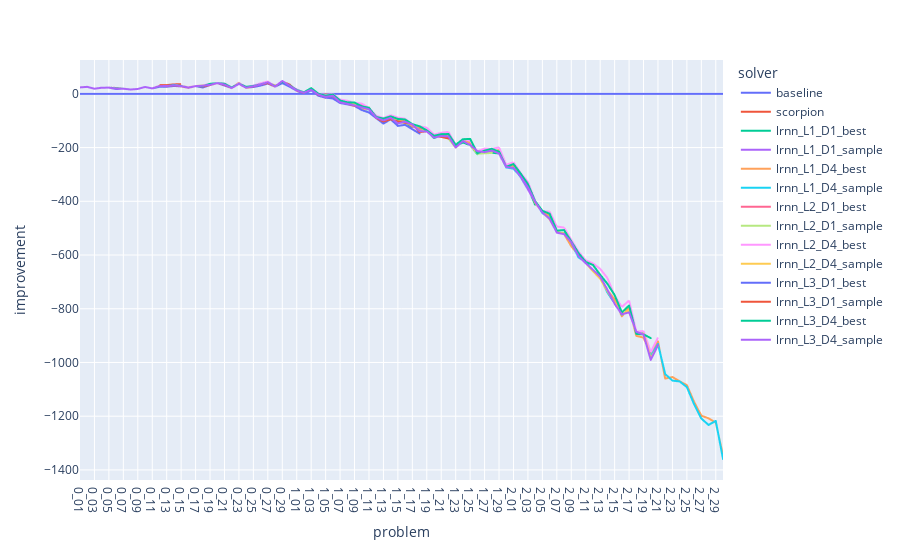
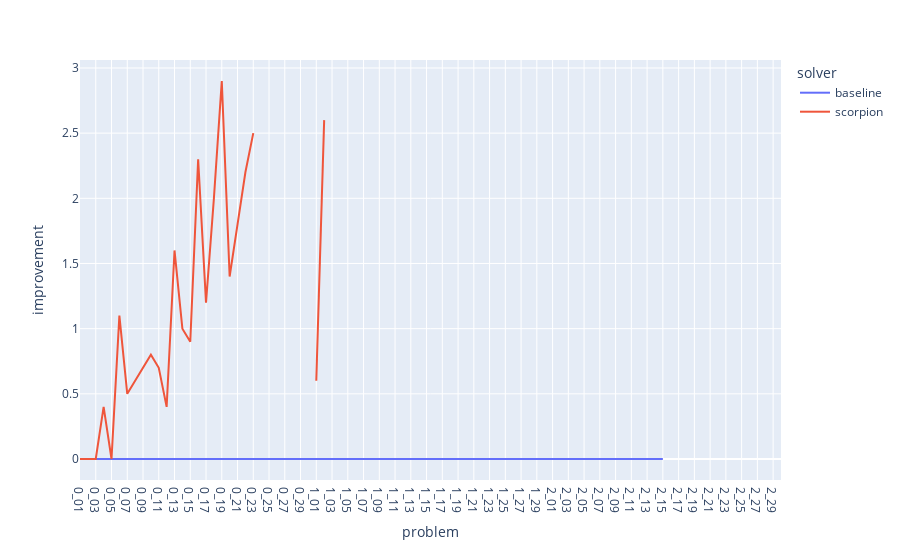
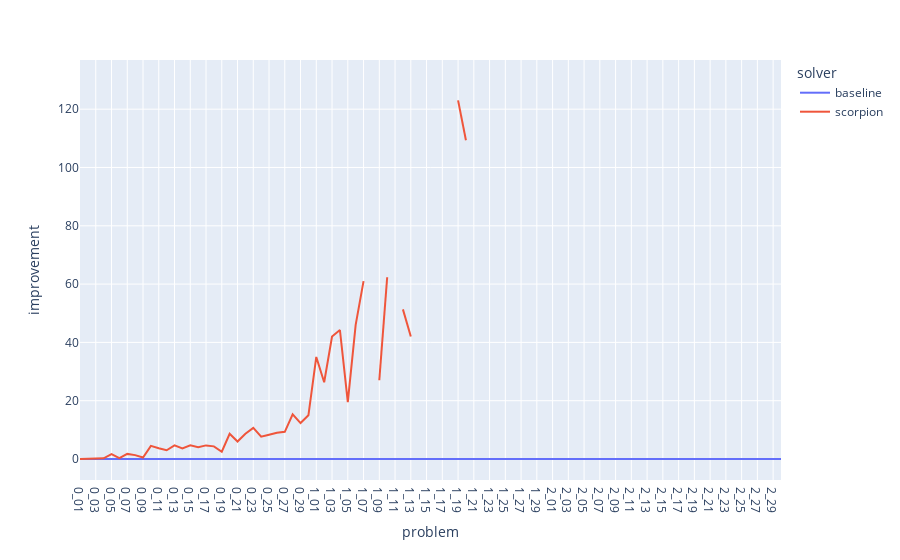
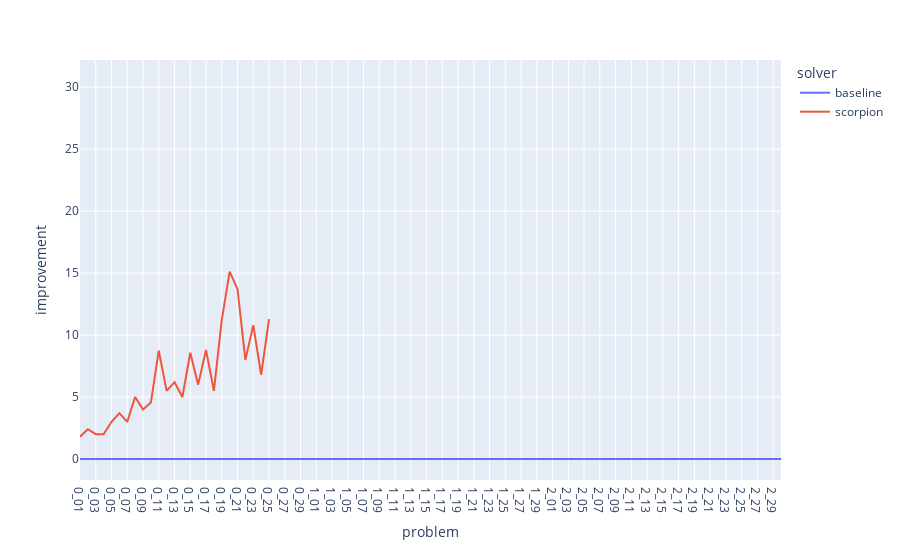

Notebook code cell kept with these figures, in order:
### Markdown cell above
# Absolute difference plots

### Code cell
plot_difference(absolute=True)

### Figure 1 — Plotly figure (JSON) as saved in the notebook; plotly's stock layout.template omitted (floating-point values rounded to 4 significant figures)
{"data": [{"hovertemplate": "solver=baseline<br>problem=%{x}<br>improvement=%{y}<extra></extra>", "legendgroup": "baseline", "line": {"color": "#636efa", "dash": "solid"}, "marker": {"symbol": "circle"}, "mode": "lines", "name": "baseline", "showlegend": true, "type": "scattergl", "x": ["0_01", "0_02", "0_03", "0_04", "0_05", "0_06", "0_07", "0_08", "0_09", "0_10", "0_11", "0_12", "0_13", "0_14", "0_15", "0_16", "0_17", "0_18", "0_19", "0_20", "0_21", "0_22", "0_23", "0_24", "0_25", "0_26", "0_27", "0_28", "0_29", "0_30", "1_01", "1_02", "1_03", "1_04", "1_05", "1_06", "1_07", "1_08", "1_09", "1_10", "1_11", "1_12", "1_13", "1_14", "1_15", "1_16", "1_17", "1_18", "1_19", "1_20", "1_21", "1_22", "1_23", "1_24", "1_25", "1_26", "1_27", "1_28", "1_29", "1_30", "2_01", "2_02", "2_03", "2_04", "2_05", "2_06", "2_07", "2_08", "2_09", "2_10", "2_11", "2_12", "2_13", "2_14", "2_15", "2_16", "2_17", "2_18", "2_19", "2_20", "2_21", "2_22", "2_23", "2_24", "2_25", "2_26", "2_27", "2_28", "2_29", "2_30"], "xaxis": "x", "y": [0, 0, 0, 0, 0, 0, 0, 0, 0, 0, 0, 0, 0, 0, 0, 0, 0, 0, 0, 0, 0, 0, 0, 0, 0, 0, 0, 0, 0, 0, 0, 0, 0, 0, 0, 0, 0, 0, 0, 0, 0, 0, 0, 0, 0, 0, 0, 0, 0, 0, 0, 0, 0, 0, 0, 0, 0, 0, 0, 0, 0, 0, 0, 0, 0, 0, 0, 0, 0, 0, 0, 0, 0, 0, 0, 0, 0, 0, 0, 0, 0, 0, 0, 0, 0, 0, 0, 0, 0, 0], "yaxis": "y"}, {"hovertemplate": "solver=scorpion<br>problem=%{x}<br>improvement=%{y}<extra></extra>", "legendgroup": "scorpion", "line": {"color": "#EF553B", "dash": "solid"}, "marker": {"symbol": "circle"}, "mode": "lines", "name": "scorpion", "showlegend": true, "type": "scattergl", "x": ["0_01", "0_02", "0_03", "0_04", "0_05", "0_06", "0_07", "0_08", "0_09", "0_10", "0_11", "0_12", "0_13", "0_14", "0_15", "0_16", "0_17", "0_18", "0_19", "0_20", "0_21", "0_22", "0_23", "0_24", "0_25", "0_26", "0_27", "0_28", "0_29", "0_30", "1_01", "1_02", "1_03", "1_04", "1_05", "1_06", "1_07", "1_08", "1_09", "1_10", "1_11", "1_12", "1_13", "1_14", "1_15", "1_16", "1_17", "1_18", "1_19", "1_20", "1_21", "1_22", "1_23", "1_24", "1_25", "1_26", "1_27", "1_28", "1_29", "1_30", "2_01", "2_02", "2_03", "2_04", "2_05", "2_06", "2_07", "2_08", "2_09", "2_10", "2_11", "2_12", "2_13", "2_14", "2_15", "2_16", "2_17", "2_18", "2_19", "2_20", "2_21", "2_22", "2_23", "2_24", "2_25", "2_26", "2_27", "2_28", "2_29", "2_30"], "xaxis": "x", "y": [24, 26, 19, 22.8, 23, 21.8, 19.2, 16.2, 18.2, 25.6, null, 32.2, 32.4, 35.4, 35.8, null, null, 35.6, null, null, null, null, null, null, null, null, null, null, null, null, null, null, null, null, null, null, null, null, null, null, null, null, null, null, null, null, null, null, null, null, null, null, null, null, null, null, null, null, null, null, null, null, null, null, null, null, null, null, null, null, null, null, null, null, null, null, null, null, null, null, null, null, null, null, null, null, null, null, null, null], "yaxis": "y"}, {"hovertemplate": "solver=lrnn_L1_D1_best<br>problem=%{x}<br>improvement=%{y}<extra></extra>", "legendgroup": "lrnn_L1_D1_best", "line": {"color": "#00cc96", "dash": "solid"}, "marker": {"symbol": "circle"}, "mode": "lines", "name": "lrnn_L1_D1_best", "showlegend": true, "type": "scattergl", "x": ["0_01", "0_02", "0_03", "0_04", "0_05", "0_06", "0_07", "0_08", "0_09", "0_10", "0_11", "0_12", "0_13", "0_14", "0_15", "0_16", "0_17", "0_18", "0_19", "0_20", "0_21", "0_22", "0_23", "0_24", "0_25", "0_26", "0_27", "0_28", "0_29", "0_30", "1_01", "1_02", "1_03", "1_04", "1_05", "1_06", "1_07", "1_08", "1_09", "1_10", "1_11", "1_12", "1_13", "1_14", "1_15", "1_16", "1_17", "1_18", "1_19", "1_20", "1_21", "1_22", "1_23", "1_24", "1_25", "1_26", "1_27", "1_28", "1_29", "1_30", "2_01", "2_02", "2_03", "2_04"], "xaxis": "x", "y": [24, 26, 19, 22.8, 23, 19.8, 19.2, 16.2, 18.2, 25.6, 20.2, 28.2, 28.4, 31.4, 29.13, 23.73, 28.8, 29.6, 32.6, 40, 37, 23.6, 39.87, 25.4, 29.4, 32.13, 41.53, 28.33, 41.8, 29.47, 13.6, 1.133, 19.2, -3.867, -7.333, -3.2, -24.87, -31, -35.67, -46.87, -55.4, -90.87, -94.8, -93.93, -96.07, -106.1, -122.9, -121.3, -138.2, -164.8, -154.2, -145.5, -193.7, -181, -191.1, -224.8, -210.9, -219.1, -221.9, -274.2, -274.7, -305.9, -349.5, -412.8], "yaxis": "y"}, {"hovertemplate": "solver=lrnn_L1_D1_sample<br>problem=%{x}<br>improvement=%{y}<extra></extra>", "legendgroup": "lrnn_L1_D1_sample", "line": {"color": "#ab63fa", "dash": "solid"}, "marker": {"symbol": "circle"}, "mode": "lines", "name": "lrnn_L1_D1_sample", "showlegend": true, "type": "scattergl", "x": ["0_01", "0_02", "0_03", "0_04", "0_05", "0_06", "0_07", "0_08", "0_09", "0_10", "0_11", "0_12", "0_13", "0_14", "0_15", "0_16", "0_17", "0_18", "0_19", "0_20", "0_21", "0_22", "0_23", "0_24", "0_25", "0_26", "0_27", "0_28", "0_29", "0_30", "1_01", "1_02", "1_03", "1_04", "1_05", "1_06", "1_07", "1_08", "1_09", "1_10", "1_11", "1_12", "1_13", "1_14", "1_15", "1_16", "1_17", "1_18", "1_19", "1_20", "1_21", "1_22", "1_23", "1_24", "1_25", "1_26", "1_27", "1_28", "1_29", "1_30", "2_01", "2_02", "2_03", "2_04"], "xaxis": "x", "y": [24, 26, 19, 22.8, 23, 18.8, 19.2, 16.2, 18.2, 25.6, 20.2, 28.87, 28.4, 32.07, 27.8, 23.07, 28.8, 30.93, 34.6, 40, 33, 21.6, 37.2, 22.07, 26.73, 34.13, 44.2, 27, 47.8, 31.47, 12.27, 3.8, 16.53, -3.2, -10.67, -8.533, -29.53, -32.33, -42.33, -51.53, -56.73, -88.2, -101.5, -91.27, -108.1, -106.1, -114.9, -136.7, -137.5, -160.1, -158.9, -160.2, -199.1, -170.3, -187.7, -215.5, -220.9, -212.5, -215.9, -273.5, -273.4, -310.5, -355.5, -403.8], "yaxis": "y"}, {"hovertemplate": "solver=lrnn_L1_D4_best<br>problem=%{x}<br>improvement=%{y}<extra></extra>", "legendgroup": "lrnn_L1_D4_best", "line": {"color": "#FFA15A", "dash": "solid"}, "marker": {"symbol": "circle"}, "mode": "lines", "name": "lrnn_L1_D4_best", "showlegend": true, "type": "scattergl", "x": ["0_01", "0_02", "0_03", "0_04", "0_05", "0_06", "0_07", "0_08", "0_09", "0_10", "0_11", "0_12", "0_13", "0_14", "0_15", "0_16", "0_17", "0_18", "0_19", "0_20", "0_21", "0_22", "0_23", "0_24", "0_25", "0_26", "0_27", "0_28", "0_29", "0_30", "1_01", "1_02", "1_03", "1_04", "1_05", "1_06", "1_07", "1_08", "1_09", "1_10", "1_11", "1_12", "1_13", "1_14", "1_15", "1_16", "1_17", "1_18", "1_19", "1_20", "1_21", "1_22", "1_23", "1_24", "1_25", "1_26", "1_27", "1_28", "1_29", "1_30", "2_01", "2_02", "2_03", "2_04", "2_05", "2_06", "2_07", "2_08", "2_09", "2_10", "2_11", "2_12", "2_13", "2_14", "2_15", "2_16", "2_17", "2_18", "2_19", "2_20", "2_21", "2_22", "2_23", "2_24", "2_25", "2_26", "2_27", "2_28", "2_29", "2_30"], "xaxis": "x", "y": [24, 26, 19, 22.8, 23, 21.13, 19.2, 16.2, 18.2, 25.6, 20.2, 29.53, 27.73, 31.4, 29.8, 24.4, 28.8, 28.27, 32.6, 40, 37, 23.6, 41.2, 24.73, 29.4, 34.13, 44.2, 30.33, 41.8, 34.13, 13.6, 1.8, 21.2, -3.2, -2, -3.2, -32.2, -29, -35.67, -42.87, -52.07, -88.2, -91.47, -88.6, -94.73, -102.1, -118.3, -124.7, -137.5, -159.5, -146.2, -150.2, -191.1, -173.7, -182.4, -217.5, -208.3, -215.1, -209.3, -274.2, -266.1, -302.5, -342.8, -405.8, -441.2, -453.1, -516.6, -521.7, -567.4, -600.7, -629.9, -656.9, -682.1, -731.1, -765.4, -828.2, -796, -900.9, -907.5, -970.1, -921.3, -1060.0, -1054.0, -1070, -1084.0, -1147.0, -1198.0, -1208.0, -1224.0, -1345.0], "yaxis": "y"}, {"hovertemplate": "solver=lrnn_L1_D4_sample<br>problem=%{x}<br>improvement=%{y}<extra></extra>", "legendgroup": "lrnn_L1_D4_sample", "line": {"color": "#19d3f3", "dash": "solid"}, "marker": {"symbol": "circle"}, "mode": "lines", "name": "lrnn_L1_D4_sample", "showlegend": true, "type": "scattergl", "x": ["0_01", "0_02", "0_03", "0_04", "0_05", "0_06", "0_07", "0_08", "0_09", "0_10", "0_11", "0_12", "0_13", "0_14", "0_15", "0_16", "0_17", "0_18", "0_19", "0_20", "0_21", "0_22", "0_23", "0_24", "0_25", "0_26", "0_27", "0_28", "0_29", "0_30", "1_01", "1_02", "1_03", "1_04", "1_05", "1_06", "1_07", "1_08", "1_09", "1_10", "1_11", "1_12", "1_13", "1_14", "1_15", "1_16", "1_17", "1_18", "1_19", "1_20", "1_21", "1_22", "1_23", "1_24", "1_25", "1_26", "1_27", "1_28", "1_29", "1_30", "2_01", "2_02", "2_03", "2_04", "2_05", "2_06", "2_07", "2_08", "2_09", "2_10", "2_11", "2_12", "2_13", "2_14", "2_15", "2_16", "2_17", "2_18", "2_19", "2_20", "2_21", "2_22", "2_23", "2_24", "2_25", "2_26", "2_27", "2_28", "2_29", "2_30"], "xaxis": "x", "y": [24, 26, 19, 22.8, 23, 19.13, 19.2, 16.2, 18.2, 25.6, 20.2, 28.87, 27.73, 32.07, 28.47, 23.07, 28.8, 30.93, 34.6, 40, 33, 21.6, 37.2, 22.07, 26.07, 34.8, 43.53, 27, 45.8, 30.8, 11.6, 3.8, 13.2, -3.2, -9.333, -9.867, -29.53, -33.67, -43.67, -54.87, -58.73, -87.53, -102.8, -89.27, -105.4, -108.1, -115.6, -137.3, -137.5, -159.5, -159.5, -160.2, -197.7, -173, -191.7, -220.1, -215.6, -211.8, -217.9, -274.2, -278.7, -308.5, -348.8, -400.5, -443.9, -463.1, -516.6, -517.7, -554.1, -608.7, -627.2, -657.6, -683.5, -739.7, -780.1, -822.2, -808, -888.3, -888.1, -976.7, -931.3, -1043.0, -1068.0, -1071.0, -1092.0, -1156.0, -1209.0, -1233.0, -1217.0, -1359.0], "yaxis": "y"}, {"hovertemplate": "solver=lrnn_L2_D1_best<br>problem=%{x}<br>improvement=%{y}<extra></extra>", "legendgroup": "lrnn_L2_D1_best", "line": {"color": "#FF6692", "dash": "solid"}, "marker": {"symbol": "circle"}, "mode": "lines", "name": "lrnn_L2_D1_best", "showlegend": true, "type": "scattergl", "x": ["0_01", "0_02", "0_03", "0_04", "0_05", "0_06", "0_07", "0_08", "0_09", "0_10", "0_11", "0_12", "0_13", "0_14", "0_15", "0_16", "0_17", "0_18", "0_19", "0_20", "0_21", "0_22", "0_23", "0_24", "0_25", "0_26", "0_27", "0_28", "0_29", "0_30", "1_01", "1_02", "1_03", "1_04", "1_05", "1_06", "1_07", "1_08", "1_09", "1_10", "1_11", "1_12", "1_13", "1_14", "1_15", "1_16", "1_17", "1_18", "1_19", "1_20", "1_22"], "xaxis": "x", "y": [24, 26, 19, 22.8, 23, 19.8, 19.2, 16.2, 18.2, 25.6, 20.2, 28.87, 27.73, 32.73, 29.13, 23.73, 28.8, 30.93, 33.93, 40, 36.33, 22.93, 39.87, 25.4, 29.4, 34.8, 42.2, 28.33, 45.13, 30.13, 11.6, 0.8, 16.2, -6.2, -15, -2.533, -26.87, -29, -37, -43.53, -52.4, -89.2, -100.8, -93.6, -105.4, -103.4, -121.6, -131, -134.2, -162.8, -150.2], "yaxis": "y"}, {"hovertemplate": "solver=lrnn_L2_D1_sample<br>problem=%{x}<br>improvement=%{y}<extra></extra>", "legendgroup": "lrnn_L2_D1_sample", "line": {"color": "#B6E880", "dash": "solid"}, "marker": {"symbol": "circle"}, "mode": "lines", "name": "lrnn_L2_D1_sample", "showlegend": true, "type": "scattergl", "x": ["0_01", "0_02", "0_03", "0_04", "0_05", "0_06", "0_07", "0_08", "0_09", "0_10", "0_11", "0_12", "0_13", "0_14", "0_15", "0_16", "0_17", "0_18", "0_19", "0_20", "0_21", "0_22", "0_23", "0_24", "0_25", "0_26", "0_27", "0_28", "0_29", "0_30", "1_01", "1_02", "1_03", "1_04", "1_05", "1_06", "1_07", "1_08", "1_09", "1_10", "1_11", "1_12", "1_13", "1_14", "1_15", "1_16", "1_17", "1_18", "1_19", "1_20", "1_21", "1_22", "1_23", "1_24", "1_25", "1_26", "1_28"], "xaxis": "x", "y": [24, 26, 19, 22.8, 23, 19.13, 19.2, 16.2, 18.2, 25.6, 20.2, 28.2, 27.4, 32.07, 28.8, 22.4, 28.8, 31.6, 33.6, 40, 35, 21.6, 37.2, 22.4, 26.4, 34.8, 40.2, 27, 47.8, 27.8, 11.6, 4.467, 15.2, -1.867, -10.67, -5.2, -25.2, -34, -38, -50.2, -55.4, -90.2, -97.8, -84.6, -105.4, -109.4, -114.6, -137, -136.2, -160.8, -158.2, -166.2, -200.4, -175, -190.4, -222.8, -219.8], "yaxis": "y"}, {"hovertemplate": "solver=lrnn_L2_D4_best<br>problem=%{x}<br>improvement=%{y}<extra></extra>", "legendgroup": "lrnn_L2_D4_best", "line": {"color": "#FF97FF", "dash": "solid"}, "marker": {"symbol": "circle"}, "mode": "lines", "name": "lrnn_L2_D4_best", "showlegend": true, "type": "scattergl", "x": ["0_01", "0_02", "0_03", "0_04", "0_05", "0_06", "0_07", "0_08", "0_09", "0_10", "0_11", "0_12", "0_13", "0_14", "0_15", "0_16", "0_17", "0_18", "0_19", "0_20", "0_21", "0_22", "0_23", "0_24", "0_25", "0_26", "0_27", "0_28", "0_29", "0_30", "1_01", "1_02", "1_03", "1_04", "1_05", "1_06", "1_07", "1_08", "1_09", "1_10", "1_11", "1_12", "1_13", "1_14", "1_15", "1_16", "1_17", "1_18", "1_19", "1_20", "1_21", "1_22", "1_23", "1_24", "1_25", "1_26", "1_27", "1_28", "1_29", "1_30", "2_01", "2_02", "2_03", "2_04", "2_05", "2_06", "2_07", "2_08", "2_09", "2_10", "2_11", "2_12", "2_13", "2_14", "2_15", "2_16", "2_17", "2_18", "2_19", "2_20", "2_21", "2_22", "2_23", "2_24", "2_25", "2_26", "2_27", "2_28", "2_29", "2_30"], "xaxis": "x", "y": [24, 26, 19, 22.8, 23, 21.13, 19.2, 16.2, 18.2, 25.6, 20.2, 28.2, 27.73, 34.07, 29.8, 23.73, 28.8, 30.93, 37.27, 40, 39, 23.6, 39.87, 26.07, 30.73, 39.47, 46.2, 27.67, 47.8, 31.47, 16.93, 3.8, 19.87, 1.467, -4.667, -0.5333, -21.53, -25.67, -33.67, -36.2, -52.73, -81.53, -90.13, -79.27, -88.73, -92.73, -114.9, -120.7, -126.2, -151.5, -144.9, -141.5, -190.4, -168.3, -174.4, -214.1, -203.6, -205.1, -199.3, -264.2, -254.7, -295.2, -328.1, -398.5, -437.2, -438.4, -493.9, -497.7, -543.4, -587.4, -619.9, -630.9, -651.5, -685.7, -751.4, -793.5, -769.3, -885.6, -882.8, -961.4, -907, null, null, null, null, null, null, null, null, null], "yaxis": "y"}, {"hovertemplate": "solver=lrnn_L2_D4_sample<br>problem=%{x}<br>improvement=%{y}<extra></extra>", "legendgroup": "lrnn_L2_D4_sample", "line": {"color": "#FECB52", "dash": "solid"}, "marker": {"symbol": "circle"}, "mode": "lines", "name": "lrnn_L2_D4_sample", "showlegend": true, "type": "scattergl", "x": ["0_01", "0_02", "0_03", "0_04", "0_05", "0_06", "0_07", "0_08", "0_09", "0_10", "0_11", "0_12", "0_13", "0_14", "0_15", "0_16", "0_17", "0_18", "0_19", "0_20", "0_21", "0_22", "0_23", "0_24", "0_25", "0_26", "0_27", "0_28", "0_29", "0_30", "1_01", "1_02", "1_03", "1_04", "1_05", "1_06", "1_07", "1_08", "1_09", "1_10", "1_11", "1_12", "1_13", "1_14", "1_15", "1_16", "1_17", "1_18", "1_19", "1_20", "1_21", "1_22", "1_23", "1_24", "1_25", "1_26", "1_27", "1_28", "1_29", "1_30", "2_01", "2_02", "2_03", "2_04", "2_05", "2_06", "2_07", "2_08", "2_09", "2_10", "2_11", "2_12", "2_13", "2_14", "2_15", "2_16", "2_17", "2_18", "2_19", "2_20", "2_21", "2_22", "2_23", "2_24", "2_25", "2_26", "2_27", "2_28", "2_29", "2_30"], "xaxis": "x", "y": [24, 26, 19, 22.8, 23, 19.13, 19.2, 16.2, 18.2, 25.6, 20.2, 28.2, 27.73, 32.07, 28.47, 23.07, 28.8, 30.93, 33.93, 40, 35, 21.6, 37.2, 22.07, 26.07, 33.47, 42.87, 27, 47.8, 27.47, 12.27, 4.467, 15.2, -1.867, -10.67, -8.533, -28.87, -35.67, -39.67, -56.2, -57.4, -88.2, -98.8, -85.93, -108.7, -105.4, -115.6, -139.3, -136.9, -159.5, -157.5, -160.9, -200.4, -174.3, -189.7, -218.1, -214.3, -209.8, -219.9, -271.5, -274.7, -305.9, -345.5, -403.8, -441.2, -467.1, -515.3, -519.1, -552.7, -600.7, -629.9, -660.3, -688.1, -734.4, -778.1, -820.2, -806, -892.3, -892.1, -983.4, -938, null, null, null, null, null, null, null, null, null], "yaxis": "y"}, {"hovertemplate": "solver=lrnn_L3_D1_best<br>problem=%{x}<br>improvement=%{y}<extra></extra>", "legendgroup": "lrnn_L3_D1_best", "line": {"color": "#636efa", "dash": "solid"}, "marker": {"symbol": "circle"}, "mode": "lines", "name": "lrnn_L3_D1_best", "showlegend": true, "type": "scattergl", "x": ["0_01", "0_02", "0_03", "0_04", "0_05", "0_06", "0_07", "0_08", "0_09", "0_10", "0_11", "0_12", "0_13", "0_14", "0_15", "0_16", "0_17", "0_18", "0_19", "0_20", "0_21", "0_22", "0_23", "0_24", "0_25", "0_26", "0_27", "0_28", "0_29", "0_30", "1_01", "1_02", "1_03", "1_04", "1_05", "1_06", "1_07", "1_08", "1_09", "1_10", "1_11", "1_12", "1_13", "1_14", "1_15", "1_16", "1_18"], "xaxis": "x", "y": [24, 26, 19, 22.8, 23, 17.8, 19.2, 16.2, 18.2, 25.6, 20.2, 26.2, 26.4, 29.4, 27.8, 22.4, 28.8, 23.6, 32.6, 40, 31, 21.6, 37.2, 23.4, 25.4, 30.8, 38.2, 27, 39.8, 26.8, 11.6, -0.2, 13.2, -7.2, -14, -17.2, -34.2, -39, -45, -60.2, -69.4, -90.2, -110.8, -94.6, -119.4, -115.4, -148], "yaxis": "y"}, {"hovertemplate": "solver=lrnn_L3_D1_sample<br>problem=%{x}<br>improvement=%{y}<extra></extra>", "legendgroup": "lrnn_L3_D1_sample", "line": {"color": "#EF553B", "dash": "solid"}, "marker": {"symbol": "circle"}, "mode": "lines", "name": "lrnn_L3_D1_sample", "showlegend": true, "type": "scattergl", "x": ["0_01", "0_02", "0_03", "0_04", "0_05", "0_06", "0_07", "0_08", "0_09", "0_10", "0_11", "0_12", "0_13", "0_14", "0_15", "0_16", "0_17", "0_18", "0_19", "0_20", "0_21", "0_22", "0_23", "0_24", "0_25", "0_26", "0_27", "0_28", "0_29", "0_30", "1_01", "1_02", "1_03", "1_04", "1_05", "1_06", "1_07", "1_08", "1_09", "1_10", "1_11", "1_12", "1_13", "1_14", "1_15", "1_16", "1_17", "1_18", "1_19", "1_20", "1_21", "1_22"], "xaxis": "x", "y": [24, 26, 19, 22.8, 23, 19.8, 19.2, 16.2, 18.2, 25.6, 20.2, 29.2, 28.4, 31.4, 27.8, 22.4, 28.8, 27.6, 32.6, 40, 33, 21.6, 37.2, 22.4, 27.4, 34.8, 40.2, 27, 45.8, 34.8, 11.6, 3.8, 16.2, -4.2, -11, -8.2, -31.2, -37, -45, -48.2, -51.4, -90.2, -102.8, -94.6, -103.4, -107.4, -113.6, -142, -140.2, -158.8, -160.2, -166.2], "yaxis": "y"}, {"hovertemplate": "solver=lrnn_L3_D4_best<br>problem=%{x}<br>improvement=%{y}<extra></extra>", "legendgroup": "lrnn_L3_D4_best", "line": {"color": "#00cc96", "dash": "solid"}, "marker": {"symbol": "circle"}, "mode": "lines", "name": "lrnn_L3_D4_best", "showlegend": true, "type": "scattergl", "x": ["0_01", "0_02", "0_03", "0_04", "0_05", "0_06", "0_07", "0_08", "0_09", "0_10", "0_11", "0_12", "0_13", "0_14", "0_15", "0_16", "0_17", "0_18", "0_19", "0_20", "0_21", "0_22", "0_23", "0_24", "0_25", "0_26", "0_27", "0_28", "0_29", "0_30", "1_01", "1_02", "1_03", "1_04", "1_05", "1_06", "1_07", "1_08", "1_09", "1_10", "1_11", "1_12", "1_13", "1_14", "1_15", "1_16", "1_17", "1_18", "1_19", "1_20", "1_21", "1_22", "1_23", "1_24", "1_25", "1_26", "1_27", "1_28", "1_29", "1_30", "2_01", "2_02", "2_03", "2_04", "2_05", "2_06", "2_07", "2_08", "2_09", "2_10", "2_11", "2_12", "2_13", "2_14", "2_15", "2_16", "2_17", "2_18", "2_19", "2_20"], "xaxis": "x", "y": [24, 26, 19, 22.8, 23, 20.47, 19.2, 16.2, 18.2, 25.6, 20.2, 28.2, 29.07, 33.4, 29.13, 23.07, 28.8, 28.93, 37.27, 40, 37.67, 23.6, 37.87, 26.07, 29.4, 35.47, 42.87, 28.33, 45.13, 32.13, 14.27, 5.8, 21.2, 0.1333, -6.667, -2.533, -24.87, -31.67, -32.33, -46.2, -52.07, -86.2, -92.13, -83.93, -93.4, -95.4, -112.9, -120.7, -136.2, -156.1, -150.2, -149.5, -189.7, -169, -167.7, -220.8, -211.6, -204.5, -215.3, -271.5, -261.4, -297.2, -336.1, -399.8, -435.2, -446.4, -509.3, -507.1, -549.4, -592.7, -625.9, -636.9, -673.5, -707.1, -749.4, -813.5, -788, -893.6, -895.5, -909.4], "yaxis": "y"}, {"hovertemplate": "solver=lrnn_L3_D4_sample<br>problem=%{x}<br>improvement=%{y}<extra></extra>", "legendgroup": "lrnn_L3_D4_sample", "line": {"color": "#ab63fa", "dash": "solid"}, "marker": {"symbol": "circle"}, "mode": "lines", "name": "lrnn_L3_D4_sample", "showlegend": true, "type": "scattergl", "x": ["0_01", "0_02", "0_03", "0_04", "0_05", "0_06", "0_07", "0_08", "0_09", "0_10", "0_11", "0_12", "0_13", "0_14", "0_15", "0_16", "0_17", "0_18", "0_19", "0_20", "0_21", "0_22", "0_23", "0_24", "0_25", "0_26", "0_27", "0_28", "0_29", "0_30", "1_01", "1_02", "1_03", "1_04", "1_05", "1_06", "1_07", "1_08", "1_09", "1_10", "1_11", "1_12", "1_13", "1_14", "1_15", "1_16", "1_17", "1_18", "1_19", "1_20", "1_21", "1_22", "1_23", "1_24", "1_25", "1_26", "1_27", "1_28", "1_29", "1_30", "2_01", "2_02", "2_03", "2_04", "2_05", "2_06", "2_07", "2_08", "2_09", "2_10", "2_11", "2_12", "2_13", "2_14", "2_15", "2_16", "2_17", "2_18", "2_19", "2_20", "2_21"], "xaxis": "x", "y": [24, 26, 19, 22.8, 23, 19.13, 19.2, 16.2, 18.2, 25.6, 20.2, 28.87, 29.07, 32.07, 28.47, 23.07, 28.8, 30.27, 33.27, 40, 34.33, 21.6, 37.2, 22.73, 28.07, 34.8, 42.87, 27, 47.8, 30.8, 12.27, 4.467, 15.2, -3.2, -11.33, -7.2, -31.53, -37, -43, -50.87, -57.4, -88.87, -98.8, -89.27, -110.1, -104.1, -114.3, -138.7, -140.2, -162.8, -156.9, -158.9, -199.7, -175.7, -190.4, -213.5, -216.9, -211.1, -221.9, -272.2, -275.4, -307.9, -348.1, -402.5, -441.9, -465.1, -516.6, -522.4, -552.1, -604.1, -630.5, -654.9, -680.8, -729.1, -782.1, -820.9, -813.3, -885.6, -896.1, -990.4, -935], "yaxis": "y"}], "layout": {"legend": {"title": {"text": "solver"}, "tracegroupgap": 0}, "margin": {"t": 60}, "xaxis": {"anchor": "y", "domain": [0, 1], "title": {"text": "problem"}}, "yaxis": {"anchor": "x", "domain": [0, 1], "title": {"text": "improvement"}}}}

### Figure 2 — Plotly figure (JSON) as saved in the notebook; plotly's stock layout.template omitted (floating-point values rounded to 4 significant figures)
{"data": [{"hovertemplate": "solver=baseline<br>problem=%{x}<br>improvement=%{y}<extra></extra>", "legendgroup": "baseline", "line": {"color": "#636efa", "dash": "solid"}, "marker": {"symbol": "circle"}, "mode": "lines", "name": "baseline", "orientation": "v", "showlegend": true, "type": "scatter", "x": ["0_01", "0_02", "0_03", "0_04", "0_05", "0_06", "0_07", "0_08", "0_09", "0_10", "0_11", "0_12", "0_13", "0_14", "0_15", "0_16", "0_17", "0_18", "0_19", "0_20", "0_21", "0_22", "0_23", "0_24", "0_25", "0_26", "0_27", "0_28", "0_29", "0_30", "1_01", "1_02", "1_03", "1_04", "1_05", "1_06", "1_07", "1_08", "1_09", "1_10", "1_11", "1_12", "1_13", "1_14", "1_15", "1_16", "1_17", "1_18", "1_19", "1_20", "1_21", "1_22", "1_23", "1_24", "1_25", "1_26", "1_27", "1_28", "1_29", "1_30", "2_01", "2_02", "2_03", "2_04", "2_05", "2_06", "2_07", "2_08", "2_09", "2_10", "2_11", "2_12", "2_13", "2_14", "2_15", "2_16", "2_17", "2_18", "2_19", "2_20", "2_21", "2_22", "2_23", "2_24", "2_25", "2_26", "2_27", "2_28", "2_29", "2_30"], "xaxis": "x", "y": [0, 0, 0, 0, 0, 0, 0, 0, 0, 0, 0, 0, 0, 0, 0, 0, 0, 0, 0, 0, 0, 0, 0, 0, 0, 0, 0, 0, 0, 0, 0, 0, 0, 0, 0, 0, 0, 0, 0, 0, 0, 0, 0, 0, 0, 0, 0, 0, 0, 0, 0, 0, 0, 0, 0, 0, 0, 0, 0, 0, 0, 0, 0, 0, 0, 0, 0, 0, 0, 0, 0, 0, 0, 0, 0, null, null, null, null, null, null, null, null, null, null, null, null, null, null, null], "yaxis": "y"}, {"hovertemplate": "solver=scorpion<br>problem=%{x}<br>improvement=%{y}<extra></extra>", "legendgroup": "scorpion", "line": {"color": "#EF553B", "dash": "solid"}, "marker": {"symbol": "circle"}, "mode": "lines", "name": "scorpion", "orientation": "v", "showlegend": true, "type": "scatter", "x": ["0_01", "0_02", "0_03", "0_04", "0_05", "0_06", "0_07", "0_08", "0_09", "0_10", "0_11", "0_12", "0_13", "0_14", "0_15", "0_16", "0_17", "0_18", "0_19", "0_20", "0_21", "0_22", "0_23", "0_24", "0_25", "0_26", "0_27", "0_28", "0_29", "0_30", "1_01", "1_02", "1_03", "1_04", "1_05", "1_06", "1_07", "1_08", "1_09", "1_10", "1_11", "1_12", "1_13", "1_14", "1_15", "1_16", "1_17", "1_18", "1_19", "1_20", "1_21", "1_22", "1_23", "1_24", "1_25", "1_26", "1_27", "1_28", "1_29", "1_30", "2_01", "2_02", "2_03", "2_04", "2_05", "2_06", "2_07", "2_08", "2_09", "2_10", "2_11", "2_12", "2_13", "2_14", "2_15", "2_16", "2_17", "2_18", "2_19", "2_20", "2_21", "2_22", "2_23", "2_24", "2_25", "2_26", "2_27", "2_28", "2_29", "2_30"], "xaxis": "x", "y": [0, 0, 0, 0.4, 0, 1.1, 0.5, 0.6, 0.7, 0.8, 0.7, 0.4, 1.6, 1, 0.9, 2.3, 1.2, 2, 2.9, 1.4, 1.8, 2.2, 2.5, null, null, null, null, null, null, null, 0.6, 2.6, null, null, null, null, null, null, null, null, null, null, null, null, null, null, null, null, null, null, null, null, null, null, null, null, null, null, null, null, null, null, null, null, null, null, null, null, null, null, null, null, null, null, null, null, null, null, null, null, null, null, null, null, null, null, null, null, null, null], "yaxis": "y"}], "layout": {"legend": {"title": {"text": "solver"}, "tracegroupgap": 0}, "margin": {"t": 60}, "xaxis": {"anchor": "y", "domain": [0, 1], "title": {"text": "problem"}}, "yaxis": {"anchor": "x", "domain": [0, 1], "title": {"text": "improvement"}}}}

### Figure 3 — Plotly figure (JSON) as saved in the notebook; plotly's stock layout.template omitted (floating-point values rounded to 4 significant figures)
{"data": [{"hovertemplate": "solver=baseline<br>problem=%{x}<br>improvement=%{y}<extra></extra>", "legendgroup": "baseline", "line": {"color": "#636efa", "dash": "solid"}, "marker": {"symbol": "circle"}, "mode": "lines", "name": "baseline", "orientation": "v", "showlegend": true, "type": "scatter", "x": ["0_01", "0_02", "0_03", "0_04", "0_05", "0_06", "0_07", "0_08", "0_09", "0_10", "0_11", "0_12", "0_13", "0_14", "0_15", "0_16", "0_17", "0_18", "0_19", "0_20", "0_21", "0_22", "0_23", "0_24", "0_25", "0_26", "0_27", "0_28", "0_29", "0_30", "1_01", "1_02", "1_03", "1_04", "1_05", "1_06", "1_07", "1_08", "1_09", "1_10", "1_11", "1_12", "1_13", "1_14", "1_15", "1_16", "1_17", "1_18", "1_19", "1_20", "1_21", "1_22", "1_23", "1_24", "1_25", "1_26", "1_27", "1_28", "1_29", "1_30", "2_01", "2_02", "2_03", "2_04", "2_05", "2_06", "2_07", "2_08", "2_09", "2_10", "2_11", "2_12", "2_13", "2_14", "2_15", "2_16", "2_17", "2_18", "2_19", "2_20", "2_21", "2_22", "2_23", "2_24", "2_25", "2_26", "2_27", "2_28", "2_29", "2_30"], "xaxis": "x", "y": [0, 0, 0, 0, 0, 0, 0, 0, 0, 0, 0, 0, 0, 0, 0, 0, 0, 0, 0, 0, 0, 0, 0, 0, 0, 0, 0, 0, 0, 0, 0, 0, 0, 0, 0, 0, 0, 0, 0, 0, 0, 0, 0, 0, 0, 0, 0, 0, 0, 0, 0, 0, 0, 0, 0, 0, 0, 0, 0, 0, 0, 0, 0, 0, 0, 0, 0, 0, 0, 0, 0, 0, 0, 0, 0, 0, 0, 0, 0, 0, 0, 0, 0, 0, 0, 0, 0, 0, 0, 0], "yaxis": "y"}, {"hovertemplate": "solver=scorpion<br>problem=%{x}<br>improvement=%{y}<extra></extra>", "legendgroup": "scorpion", "line": {"color": "#EF553B", "dash": "solid"}, "marker": {"symbol": "circle"}, "mode": "lines", "name": "scorpion", "orientation": "v", "showlegend": true, "type": "scatter", "x": ["0_01", "0_02", "0_03", "0_04", "0_05", "0_06", "0_07", "0_08", "0_09", "0_10", "0_11", "0_12", "0_13", "0_14", "0_15", "0_16", "0_17", "0_18", "0_19", "0_20", "0_21", "0_22", "0_23", "0_24", "0_25", "0_26", "0_27", "0_28", "0_29", "0_30", "1_01", "1_02", "1_03", "1_04", "1_05", "1_06", "1_07", "1_08", "1_09", "1_10", "1_11", "1_12", "1_13", "1_14", "1_15", "1_16", "1_17", "1_18", "1_19", "1_20", "1_21", "1_22", "1_23", "1_24", "1_25", "1_26", "1_27", "1_28", "1_29", "1_30", "2_01", "2_02", "2_03", "2_04", "2_05", "2_06", "2_07", "2_08", "2_09", "2_10", "2_11", "2_12", "2_13", "2_14", "2_15", "2_16", "2_17", "2_18", "2_19", "2_20", "2_21", "2_22", "2_23", "2_24", "2_25", "2_26", "2_27", "2_28", "2_29", "2_30"], "xaxis": "x", "y": [0, 0, 0, 0.25, 1.667, 0.3333, 1.75, 1.333, 0.5, 4.5, 3.667, 3, 4.667, 3.6, 4.667, 4, 4.667, 4.333, 2.5, 8.667, 6, 8.667, 10.67, 7.667, 8.333, 9, 9.333, 15.33, 12.33, 15, 35, 26.33, 42, 44.25, 19.5, 46, 61, null, 27, 62.33, null, 51.33, 42, null, 88.67, null, null, null, 123, 109.3, null, null, null, null, null, null, null, null, null, null, 129.7, null, null, null, null, null, null, null, null, null, null, null, null, null, null, null, null, null, null, null, null, null, null, null, null, null, null, null, null, null], "yaxis": "y"}], "layout": {"legend": {"title": {"text": "solver"}, "tracegroupgap": 0}, "margin": {"t": 60}, "xaxis": {"anchor": "y", "domain": [0, 1], "title": {"text": "problem"}}, "yaxis": {"anchor": "x", "domain": [0, 1], "title": {"text": "improvement"}}}}

### Figure 4 — Plotly figure (JSON) as saved in the notebook; plotly's stock layout.template omitted (floating-point values rounded to 4 significant figures)
{"data": [{"hovertemplate": "solver=baseline<br>problem=%{x}<br>improvement=%{y}<extra></extra>", "legendgroup": "baseline", "line": {"color": "#636efa", "dash": "solid"}, "marker": {"symbol": "circle"}, "mode": "lines", "name": "baseline", "orientation": "v", "showlegend": true, "type": "scatter", "x": ["0_01", "0_02", "0_03", "0_04", "0_05", "0_06", "0_07", "0_08", "0_09", "0_10", "0_11", "0_12", "0_13", "0_14", "0_15", "0_16", "0_17", "0_18", "0_19", "0_20", "0_21", "0_22", "0_23", "0_24", "0_25", "0_26", "0_27", "0_28", "0_29", "0_30", "1_01", "1_02", "1_03", "1_04", "1_05", "1_06", "1_07", "1_08", "1_09", "1_10", "1_11", "1_12", "1_13", "1_14", "1_15", "1_16", "1_17", "1_18", "1_19", "1_20", "1_21", "1_22", "1_23", "1_24", "1_25", "1_26", "1_27", "1_28", "1_29", "1_30", "2_01", "2_02", "2_03", "2_04", "2_05", "2_06", "2_07", "2_08", "2_09", "2_10", "2_11", "2_12", "2_13", "2_14", "2_15", "2_16", "2_17", "2_18", "2_19", "2_20", "2_21", "2_22", "2_23", "2_24", "2_25", "2_26", "2_27", "2_28", "2_29", "2_30"], "xaxis": "x", "y": [0, 0, 0, 0, 0, 0, 0, 0, 0, 0, 0, 0, 0, 0, 0, 0, 0, 0, 0, 0, 0, 0, 0, 0, 0, 0, 0, 0, 0, 0, 0, 0, 0, 0, 0, 0, 0, 0, 0, 0, 0, 0, 0, 0, 0, 0, 0, 0, 0, 0, 0, 0, 0, 0, 0, 0, 0, 0, 0, 0, 0, 0, 0, 0, 0, 0, 0, 0, 0, 0, 0, 0, 0, 0, 0, 0, 0, 0, 0, 0, 0, 0, 0, 0, 0, 0, 0, 0, 0, 0], "yaxis": "y"}, {"hovertemplate": "solver=scorpion<br>problem=%{x}<br>improvement=%{y}<extra></extra>", "legendgroup": "scorpion", "line": {"color": "#EF553B", "dash": "solid"}, "marker": {"symbol": "circle"}, "mode": "lines", "name": "scorpion", "orientation": "v", "showlegend": true, "type": "scatter", "x": ["0_01", "0_02", "0_03", "0_04", "0_05", "0_06", "0_07", "0_08", "0_09", "0_10", "0_11", "0_12", "0_13", "0_14", "0_15", "0_16", "0_17", "0_18", "0_19", "0_20", "0_21", "0_22", "0_23", "0_24", "0_25", "0_26", "0_27", "0_28", "0_29", "0_30", "1_01", "1_02", "1_03", "1_04", "1_05", "1_06", "1_07", "1_08", "1_09", "1_10", "1_11", "1_12", "1_13", "1_14", "1_15", "1_16", "1_17", "1_18", "1_19", "1_20", "1_21", "1_22", "1_23", "1_24", "1_25", "1_26", "1_27", "1_28", "1_29", "1_30", "2_01", "2_02", "2_03", "2_04", "2_05", "2_06", "2_07", "2_08", "2_09", "2_10", "2_11", "2_12", "2_13", "2_14", "2_15", "2_16", "2_17", "2_18", "2_19", "2_20", "2_21", "2_22", "2_23", "2_24", "2_25", "2_26", "2_27", "2_28", "2_29", "2_30"], "xaxis": "x", "y": [1.8, 2.4, 2, 2, 3, 3.7, 3, 5, 4, 4.556, 8.75, 5.5, 6.2, 5, 8.571, 6, 8.8, 5.5, 11.22, 15.12, 13.7, 8, 10.8, 6.8, 11.29, null, null, null, 11.5, null, null, null, null, null, null, null, null, 22, null, 26, null, null, null, null, 30.5, null, null, null, null, null, null, null, null, null, null, null, null, null, null, null, null, null, null, null, null, null, null, null, null, null, null, null, null, null, null, null, null, null, null, null, null, null, null, null, null, null, null, null, null, null], "yaxis": "y"}], "layout": {"legend": {"title": {"text": "solver"}, "tracegroupgap": 0}, "margin": {"t": 60}, "xaxis": {"anchor": "y", "domain": [0, 1], "title": {"text": "problem"}}, "yaxis": {"anchor": "x", "domain": [0, 1], "title": {"text": "improvement"}}}}
